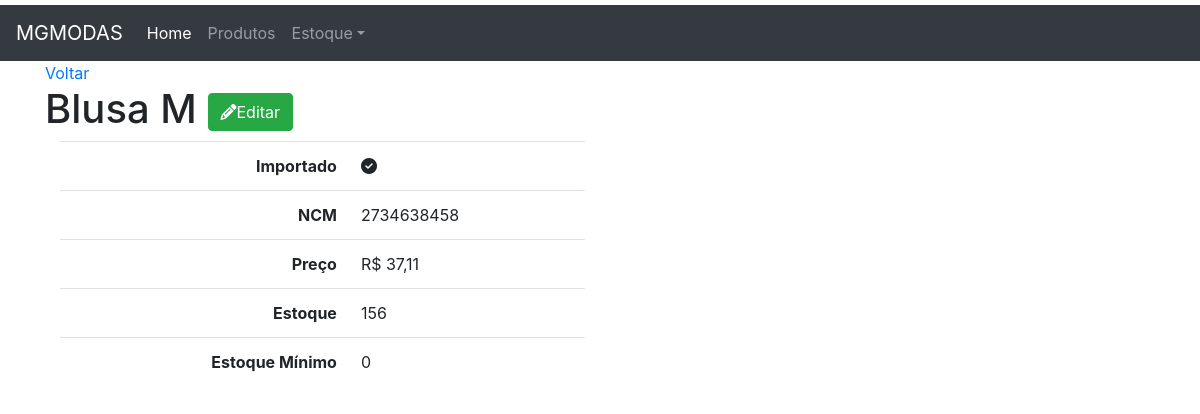
Page /produto/3/ on the committed database.
### produto/models.py (models this page shows, shortened)
class Produto(models.Model):
    importado = models.BooleanField(default=False)
    ncm= models.CharField('NCM',max_length=10)
    produto = models.CharField('Produto',max_length=100, unique=True)
    preco= models.DecimalField('preço',decimal_places=2,max_digits=10)
    estoque= models.IntegerField('estoque atual',)
    estoque_minimo= models.PositiveIntegerField('estoque minimo',default=0)
    class Meta:
        ordering = ('produto',)
    def __str__(self):
        return self.produto

### produto/views.py (the view)
# urls.py: path('<int:pk>/', v.produto_detail, name='produto_detail'),
def produto_detail(request,pk):
    template_name='produto_detail.html'
    obj = Produto.objects.get(pk=pk)
    context = {'object':obj }
    return render(request, template_name, context)

### produto/templates/produto_detail.html
{% extends "base.html" %}
{% block content %}
    <a href="{% url 'produto:produto_list' %}">Voltar</a>
    <h1>{{ object }}
        <span class="pull-right">
            <a href="{% url 'produto:produto_edit' object.pk %} " >
                <button type="button" class="btn btn-success">
                    <span class="fa fa-pencil"></span>Editar
                </button>
            </a>
        </span>
    </h1>
<div class="col-sm-6">
    <table class=" table table-user-information">
        <tbody>
        <tr>
            <th class="text-right">Importado</th>
            <td>
                {% if object.importado %}
                <i class=" fa fa-check-circle ok"></i>
                {% else %}
                <i class=" fa fa-minus-circle no"></i>
                {% endif %}
            </td>
        </tr>
        <tr>
            <th class="text-right">NCM</th>
            <td>{{object.ncm}}</td>
        </tr>
        <tr>
            <th class="text-right">Preço</th>
            <td>R$ {{object.preco}}</td>
            <tr>
            <th class="text-right">Estoque</th>
            <td>{{object.estoque}}</td>
            <tr>
            <th class="text-right">Estoque Mínimo</th>
            <td>{{object.estoque_minimo}}</td>
        </tr>
        </tr>
        </tr>
        </tbody>
    </table>
</div>
{% endblock content %}

### core/templates/base.html (style rules this page uses)
body { margin-top: 5px; }

### rows in the picture
Produto: produto "Blusa M", ncm "2734638458", preco "37,11", estoque "156", estoque_minimo "0"
